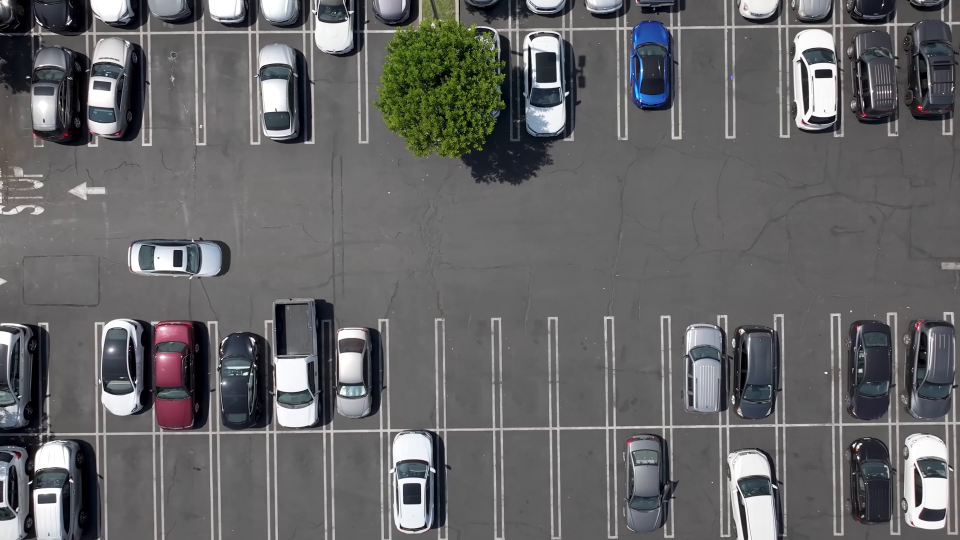
#> input picture frame 15 of data.mp4, 1920 x 1080 px (shown at 1/2 size)
$ python app.py
#> lines starting #> are read from the running program, lines starting #| are printed output that depends on the picture
import cv2
import csv
import pandas as pd

# Step 1: Save the first frame as an image for ROI selection
video = cv2.VideoCapture('C:/Users/thanu/OneDrive/Documents/smart_park/data.mp4')
success, frame = video.read()
#> frame is the input picture: shape (1080, 1920, 3); mean B, G, R 102.3, 101.2, 101.4

if not success:
    print("Error: Unable to read video.")
    exit()

# Save the first frame for ROI selection
cv2.imwrite("frame.jpg", frame)
video.release()
image = cv2.imread("frame.jpg")

# Resize image for usability
height, width, _ = image.shape
#> height = 1080; width = 1920
image = cv2.resize(image, (int(width * 0.35), int(height * 0.35)))
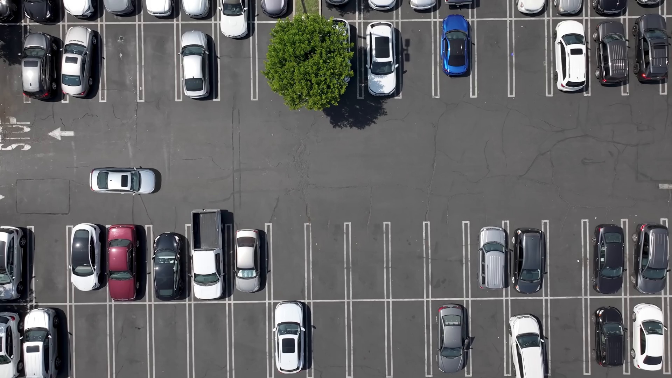
#> image: shape (378, 672, 3); mean B, G, R 102.2, 101.1, 101.2

# Select ROI and save it to CSV
print("Select ROI for parking spaces. Press ENTER after selecting.")
#> (the run stopped early here; a loop or call above may not have finished)

$ run again, starting later in the video
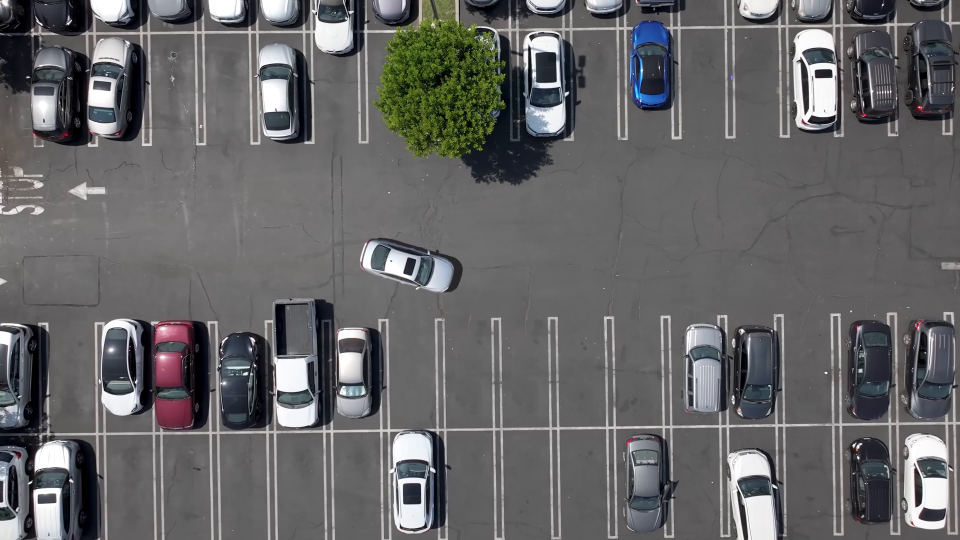
#> input picture frame 67 of data.mp4, 1920 x 1080 px (shown at 1/2 size)
#> frame is the input picture: shape (1080, 1920, 3); mean B, G, R 102.3, 101.2, 101.4
#> `image = cv2.resize(image, (int(width * 0.35), int(height * 0.35)))`:
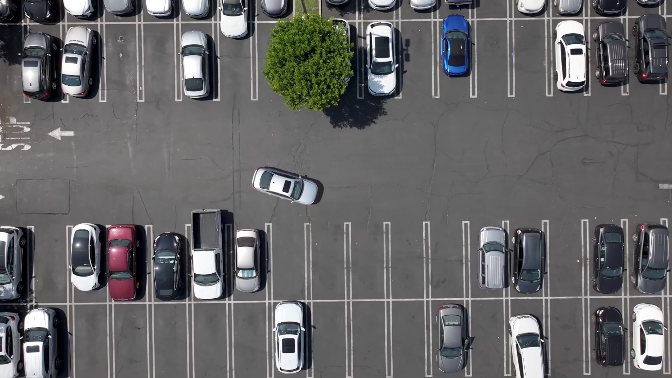
#> image: shape (378, 672, 3); mean B, G, R 102.2, 101.1, 101.3

$ run again, starting later in the video
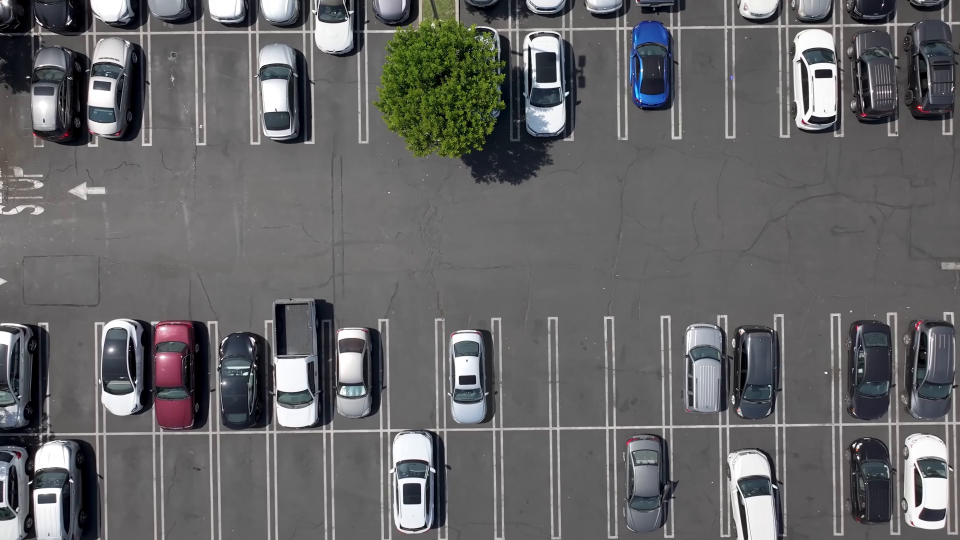
#> input picture frame 120 of data.mp4, 1920 x 1080 px (shown at 1/2 size)
#> frame is the input picture: shape (1080, 1920, 3); mean B, G, R 102.3, 101.2, 101.4
#> `image = cv2.resize(image, (int(width * 0.35), int(height * 0.35)))`:
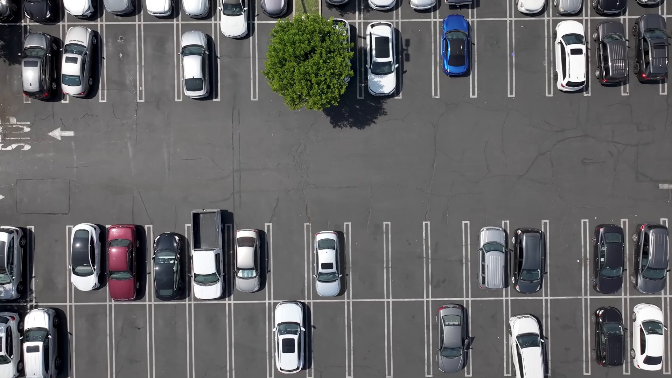
#> image: shape (378, 672, 3); mean B, G, R 102.2, 101.2, 101.3
